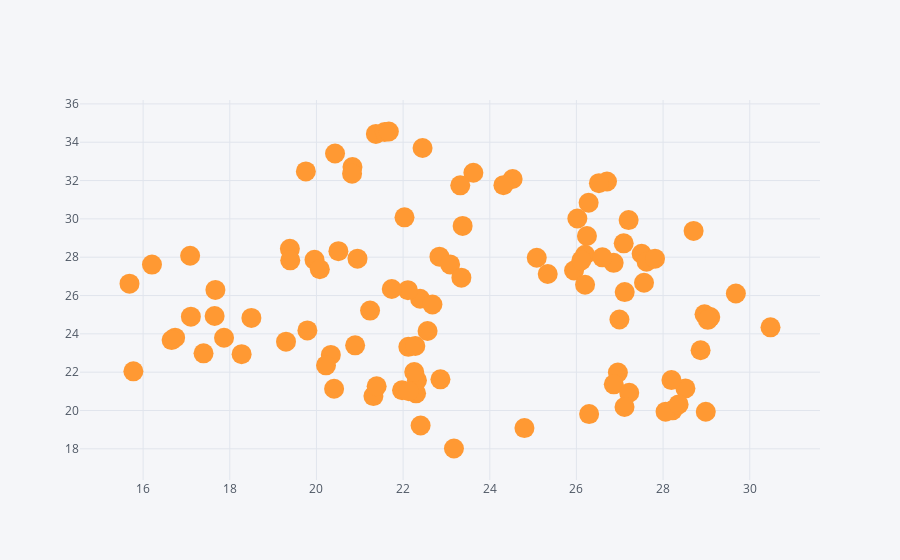

Source (notebook cell):
### Markdown cell above
#### Scatter Plot
- You can create scatter plots with DataFrame.plot by passing kind='scatter'. Scatter plot requires numeric columns for x and y axis. These can be specified by x and y keywords each, otherwise the DataFrame index will be used as x

### Code cell
df.iplot(x = 'A', y = 'C', mode = 'markers', size = 20)
